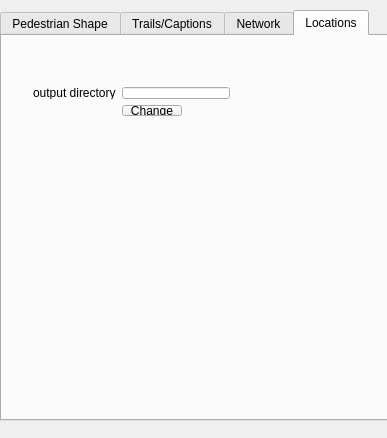
<?xml version="1.0" encoding="UTF-8"?>
<ui version="4.0">
 <class>SettingsClass</class>
 <widget class="QWidget" name="SettingsClass">
  <property name="geometry">
   <rect>
    <x>0</x>
    <y>0</y>
    <width>387</width>
    <height>438</height>
   </rect>
  </property>
  <property name="minimumSize">
   <size>
    <width>227</width>
    <height>231</height>
   </size>
  </property>
  <property name="maximumSize">
   <size>
    <width>2270</width>
    <height>2310</height>
   </size>
  </property>
  <property name="windowTitle">
   <string>PedestrianShape</string>
  </property>
  <widget class="QTabWidget" name="tabWidget">
   <property name="geometry">
    <rect>
     <x>0</x>
     <y>10</y>
     <width>391</width>
     <height>411</height>
    </rect>
   </property>
   <property name="currentIndex">
    <number>3</number>
   </property>
   <widget class="QWidget" name="tab">
    <attribute name="title">
     <string>Pedestrian Shape</string>
    </attribute>
    <widget class="QGroupBox" name="groupBox">
     <property name="geometry">
      <rect>
       <x>20</x>
       <y>20</y>
       <width>201</width>
       <height>111</height>
      </rect>
     </property>
     <property name="title">
      <string>Shape</string>
     </property>
     <widget class="QWidget" name="layoutWidget">
      <property name="geometry">
       <rect>
        <x>20</x>
        <y>50</y>
        <width>142</width>
        <height>31</height>
       </rect>
      </property>
      <layout class="QGridLayout" name="gridLayout">
       <item row="0" column="0">
        <widget class="QLabel" name="label_2">
         <property name="enabled">
          <bool>true</bool>
         </property>
         <property name="text">
          <string>Ellipse Resolution</string>
         </property>
        </widget>
       </item>
       <item row="0" column="1">
        <widget class="QComboBox" name="CbEllipseResolution">
         <property name="enabled">
          <bool>true</bool>
         </property>
         <property name="editable">
          <bool>false</bool>
         </property>
         <property name="currentIndex">
          <number>5</number>
         </property>
         <item>
          <property name="text">
           <string>3</string>
          </property>
         </item>
         <item>
          <property name="text">
           <string>4</string>
          </property>
         </item>
         <item>
          <property name="text">
           <string>5</string>
          </property>
         </item>
         <item>
          <property name="text">
           <string>6</string>
          </property>
         </item>
         <item>
          <property name="text">
           <string>8</string>
          </property>
         </item>
         <item>
          <property name="text">
           <string>10</string>
          </property>
         </item>
         <item>
          <property name="text">
           <string>15</string>
          </property>
         </item>
         <item>
          <property name="text">
           <string>20</string>
          </property>
         </item>
         <item>
          <property name="text">
           <string>30</string>
          </property>
         </item>
        </widget>
       </item>
      </layout>
     </widget>
    </widget>
    <widget class="QGroupBox" name="groupBox_2">
     <property name="geometry">
      <rect>
       <x>20</x>
       <y>190</y>
       <width>201</width>
       <height>131</height>
      </rect>
     </property>
     <property name="title">
      <string>Color</string>
     </property>
     <widget class="QWidget" name="layoutWidget">
      <property name="geometry">
       <rect>
        <x>10</x>
        <y>50</y>
        <width>178</width>
        <height>52</height>
       </rect>
      </property>
      <layout class="QGridLayout" name="gridLayout_3">
       <item row="0" column="0">
        <layout class="QHBoxLayout" name="horizontalLayout_3">
         <item>
          <widget class="QComboBox" name="CbPedestrianGroup">
           <property name="enabled">
            <bool>false</bool>
           </property>
           <item>
            <property name="text">
             <string>First Group</string>
            </property>
           </item>
           <item>
            <property name="text">
             <string>Second Group</string>
            </property>
           </item>
           <item>
            <property name="text">
             <string>Third Group</string>
            </property>
           </item>
          </widget>
         </item>
         <item>
          <widget class="QPushButton" name="pushButtonChangePedestrianColor">
           <property name="enabled">
            <bool>false</bool>
           </property>
           <property name="text">
            <string>change</string>
           </property>
          </widget>
         </item>
        </layout>
       </item>
      </layout>
     </widget>
     <widget class="QCheckBox" name="chBpedestrianDefaultColor">
      <property name="geometry">
       <rect>
        <x>20</x>
        <y>20</y>
        <width>174</width>
        <height>17</height>
       </rect>
      </property>
      <property name="text">
       <string>Default (read from file)</string>
      </property>
      <property name="checked">
       <bool>true</bool>
      </property>
     </widget>
    </widget>
   </widget>
   <widget class="QWidget" name="tab_2">
    <attribute name="title">
     <string>Trails/Captions</string>
    </attribute>
    <widget class="QWidget" name="layoutWidget">
     <property name="geometry">
      <rect>
       <x>70</x>
       <y>50</y>
       <width>182</width>
       <height>104</height>
      </rect>
     </property>
     <layout class="QGridLayout" name="gridLayout_2">
      <item row="0" column="0">
       <widget class="QLabel" name="label_4">
        <property name="text">
         <string>Number of Points</string>
        </property>
       </widget>
      </item>
      <item row="0" column="1">
       <widget class="QComboBox" name="CbTrailPointsCount">
        <property name="enabled">
         <bool>true</bool>
        </property>
        <property name="editable">
         <bool>true</bool>
        </property>
        <item>
         <property name="text">
          <string>30</string>
         </property>
        </item>
        <item>
         <property name="text">
          <string>40</string>
         </property>
        </item>
        <item>
         <property name="text">
          <string>50</string>
         </property>
        </item>
        <item>
         <property name="text">
          <string>60</string>
         </property>
        </item>
        <item>
         <property name="text">
          <string>70</string>
         </property>
        </item>
        <item>
         <property name="text">
          <string>100</string>
         </property>
        </item>
       </widget>
      </item>
      <item row="1" column="0">
       <widget class="QLabel" name="label_5">
        <property name="text">
         <string>Type</string>
        </property>
       </widget>
      </item>
      <item row="1" column="1">
       <widget class="QComboBox" name="CbTrailType">
        <property name="enabled">
         <bool>true</bool>
        </property>
        <property name="editable">
         <bool>false</bool>
        </property>
        <property name="currentIndex">
         <number>1</number>
        </property>
        <item>
         <property name="text">
          <string>Backward</string>
         </property>
        </item>
        <item>
         <property name="text">
          <string>Symetric</string>
         </property>
        </item>
        <item>
         <property name="text">
          <string>Forward</string>
         </property>
        </item>
       </widget>
      </item>
      <item row="2" column="0">
       <widget class="QLabel" name="label_6">
        <property name="text">
         <string>Geometry</string>
        </property>
       </widget>
      </item>
      <item row="2" column="1">
       <widget class="QComboBox" name="CbTrailGeometry">
        <property name="enabled">
         <bool>true</bool>
        </property>
        <property name="editable">
         <bool>false</bool>
        </property>
        <property name="currentIndex">
         <number>1</number>
        </property>
        <item>
         <property name="text">
          <string>Points</string>
         </property>
        </item>
        <item>
         <property name="text">
          <string>Polygone</string>
         </property>
        </item>
       </widget>
      </item>
      <item row="3" column="0">
       <widget class="QLabel" name="label_8">
        <property name="enabled">
         <bool>true</bool>
        </property>
        <property name="text">
         <string>Vertex width</string>
        </property>
       </widget>
      </item>
      <item row="3" column="1">
       <widget class="QComboBox" name="CbTrailPolygoneWidth">
        <property name="enabled">
         <bool>false</bool>
        </property>
        <property name="editable">
         <bool>true</bool>
        </property>
        <property name="currentIndex">
         <number>1</number>
        </property>
        <item>
         <property name="text">
          <string>1</string>
         </property>
        </item>
        <item>
         <property name="text">
          <string>3</string>
         </property>
        </item>
        <item>
         <property name="text">
          <string>5</string>
         </property>
        </item>
        <item>
         <property name="text">
          <string>6</string>
         </property>
        </item>
        <item>
         <property name="text">
          <string>7</string>
         </property>
        </item>
        <item>
         <property name="text">
          <string>10</string>
         </property>
        </item>
       </widget>
      </item>
     </layout>
    </widget>
    <widget class="QLabel" name="label_15">
     <property name="geometry">
      <rect>
       <x>40</x>
       <y>20</y>
       <width>61</width>
       <height>21</height>
      </rect>
     </property>
     <property name="font">
      <font>
       <weight>75</weight>
       <bold>true</bold>
      </font>
     </property>
     <property name="text">
      <string>Trails</string>
     </property>
    </widget>
    <widget class="QWidget" name="layoutWidget_4">
     <property name="geometry">
      <rect>
       <x>70</x>
       <y>200</y>
       <width>182</width>
       <height>104</height>
      </rect>
     </property>
     <layout class="QGridLayout" name="gridLayout_5">
      <item row="0" column="0">
       <widget class="QLabel" name="label_16">
        <property name="text">
         <string>Size</string>
        </property>
       </widget>
      </item>
      <item row="1" column="0">
       <widget class="QLabel" name="label_17">
        <property name="text">
         <string>Color</string>
        </property>
       </widget>
      </item>
      <item row="1" column="1">
       <widget class="QComboBox" name="comboCaptionColorMode">
        <property name="enabled">
         <bool>true</bool>
        </property>
        <property name="editable">
         <bool>false</bool>
        </property>
        <property name="currentIndex">
         <number>0</number>
        </property>
        <item>
         <property name="text">
          <string>Auto</string>
         </property>
        </item>
        <item>
         <property name="text">
          <string>Custom</string>
         </property>
        </item>
       </widget>
      </item>
      <item row="2" column="0">
       <widget class="QLabel" name="label_18">
        <property name="text">
         <string>Orientation</string>
        </property>
       </widget>
      </item>
      <item row="2" column="1">
       <widget class="QComboBox" name="ComboCaptionOrientation">
        <property name="enabled">
         <bool>false</bool>
        </property>
        <property name="editable">
         <bool>false</bool>
        </property>
        <property name="currentIndex">
         <number>0</number>
        </property>
        <item>
         <property name="text">
          <string>Custom</string>
         </property>
        </item>
        <item>
         <property name="text">
          <string>Billboard</string>
         </property>
        </item>
       </widget>
      </item>
      <item row="3" column="0">
       <widget class="QLabel" name="label_19">
        <property name="enabled">
         <bool>true</bool>
        </property>
        <property name="text">
         <string>Automatic Rotation</string>
        </property>
       </widget>
      </item>
      <item row="0" column="1">
       <widget class="QComboBox" name="CbCaptionSize">
        <property name="enabled">
         <bool>true</bool>
        </property>
        <property name="editable">
         <bool>true</bool>
        </property>
        <property name="currentIndex">
         <number>0</number>
        </property>
        <property name="maxCount">
         <number>200</number>
        </property>
        <item>
         <property name="text">
          <string>30</string>
         </property>
        </item>
        <item>
         <property name="text">
          <string>40</string>
         </property>
        </item>
        <item>
         <property name="text">
          <string>50</string>
         </property>
        </item>
        <item>
         <property name="text">
          <string>70</string>
         </property>
        </item>
        <item>
         <property name="text">
          <string>80</string>
         </property>
        </item>
        <item>
         <property name="text">
          <string>100</string>
         </property>
        </item>
        <item>
         <property name="text">
          <string>200</string>
         </property>
        </item>
       </widget>
      </item>
      <item row="3" column="1">
       <widget class="QCheckBox" name="checkBoxCaptionAutoRotate">
        <property name="enabled">
         <bool>false</bool>
        </property>
        <property name="layoutDirection">
         <enum>Qt::LeftToRight</enum>
        </property>
        <property name="text">
         <string/>
        </property>
        <property name="checkable">
         <bool>true</bool>
        </property>
        <property name="checked">
         <bool>true</bool>
        </property>
       </widget>
      </item>
     </layout>
    </widget>
    <widget class="QLabel" name="label_20">
     <property name="geometry">
      <rect>
       <x>40</x>
       <y>170</y>
       <width>61</width>
       <height>16</height>
      </rect>
     </property>
     <property name="font">
      <font>
       <weight>75</weight>
       <bold>true</bold>
      </font>
     </property>
     <property name="text">
      <string>Captions</string>
     </property>
    </widget>
    <widget class="QFrame" name="frameCaptionColorPreview">
     <property name="geometry">
      <rect>
       <x>260</x>
       <y>230</y>
       <width>41</width>
       <height>21</height>
      </rect>
     </property>
     <property name="styleSheet">
      <string notr="true">background-color: rgb(0, 255, 127);</string>
     </property>
     <property name="frameShape">
      <enum>QFrame::StyledPanel</enum>
     </property>
     <property name="frameShadow">
      <enum>QFrame::Raised</enum>
     </property>
    </widget>
   </widget>
   <widget class="QWidget" name="tab_3">
    <attribute name="title">
     <string>Network</string>
    </attribute>
    <widget class="QLabel" name="label_9">
     <property name="geometry">
      <rect>
       <x>40</x>
       <y>40</y>
       <width>53</width>
       <height>15</height>
      </rect>
     </property>
     <property name="text">
      <string>Host:</string>
     </property>
    </widget>
    <widget class="QLabel" name="label_10">
     <property name="geometry">
      <rect>
       <x>40</x>
       <y>60</y>
       <width>53</width>
       <height>15</height>
      </rect>
     </property>
     <property name="text">
      <string>Port:</string>
     </property>
    </widget>
   </widget>
   <widget class="QWidget" name="Locations">
    <attribute name="title">
     <string>Locations</string>
    </attribute>
    <widget class="QWidget" name="layoutWidget">
     <property name="geometry">
      <rect>
       <x>20</x>
       <y>40</y>
       <width>219</width>
       <height>51</height>
      </rect>
     </property>
     <layout class="QGridLayout" name="gridLayout_4">
      <item row="0" column="0">
       <widget class="QLabel" name="label_11">
        <property name="toolTip">
         <string>&lt;!DOCTYPE HTML PUBLIC &quot;-//W3C//DTD HTML 4.0//EN&quot; &quot;http://www.w3.org/TR/REC-html40/strict.dtd&quot;&gt;
&lt;html&gt;&lt;head&gt;&lt;meta name=&quot;qrichtext&quot; content=&quot;1&quot; /&gt;&lt;style type=&quot;text/css&quot;&gt;
p, li { white-space: pre-wrap; }
&lt;/style&gt;&lt;/head&gt;&lt;body style=&quot; font-family:'MS Shell Dlg 2'; font-size:8.25pt; font-weight:400; font-style:normal;&quot;&gt;
&lt;p style=&quot; margin-top:0px; margin-bottom:0px; margin-left:0px; margin-right:0px; -qt-block-indent:0; text-indent:0px;&quot;&gt;Directory in wich all generated screenshots and video will be saved. Default on the &lt;span style=&quot; font-weight:600;&quot;&gt;Desktop&lt;/span&gt;&lt;/p&gt;&lt;/body&gt;&lt;/html&gt;</string>
        </property>
        <property name="text">
         <string>output directory</string>
        </property>
       </widget>
      </item>
      <item row="0" column="1">
       <widget class="QLineEdit" name="LEditOutputDir">
        <property name="toolTip">
         <string>&lt;!DOCTYPE HTML PUBLIC &quot;-//W3C//DTD HTML 4.0//EN&quot; &quot;http://www.w3.org/TR/REC-html40/strict.dtd&quot;&gt;
&lt;html&gt;&lt;head&gt;&lt;meta name=&quot;qrichtext&quot; content=&quot;1&quot; /&gt;&lt;style type=&quot;text/css&quot;&gt;
p, li { white-space: pre-wrap; }
&lt;/style&gt;&lt;/head&gt;&lt;body style=&quot; font-family:'MS Shell Dlg 2'; font-size:8.25pt; font-weight:400; font-style:normal;&quot;&gt;
&lt;p style=&quot; margin-top:0px; margin-bottom:0px; margin-left:0px; margin-right:0px; -qt-block-indent:0; text-indent:0px;&quot;&gt;Directory in wich all generated screenshots and video will be saved. Default on the &lt;span style=&quot; font-weight:600;&quot;&gt;Desktop&lt;/span&gt;&lt;/p&gt;&lt;/body&gt;&lt;/html&gt;</string>
        </property>
       </widget>
      </item>
      <item row="1" column="1">
       <widget class="QPushButton" name="PBChangeOutputDir">
        <property name="maximumSize">
         <size>
          <width>60</width>
          <height>163</height>
         </size>
        </property>
        <property name="toolTip">
         <string>&lt;!DOCTYPE HTML PUBLIC &quot;-//W3C//DTD HTML 4.0//EN&quot; &quot;http://www.w3.org/TR/REC-html40/strict.dtd&quot;&gt;
&lt;html&gt;&lt;head&gt;&lt;meta name=&quot;qrichtext&quot; content=&quot;1&quot; /&gt;&lt;style type=&quot;text/css&quot;&gt;
p, li { white-space: pre-wrap; }
&lt;/style&gt;&lt;/head&gt;&lt;body style=&quot; font-family:'MS Shell Dlg 2'; font-size:8.25pt; font-weight:400; font-style:normal;&quot;&gt;
&lt;p style=&quot; margin-top:0px; margin-bottom:0px; margin-left:0px; margin-right:0px; -qt-block-indent:0; text-indent:0px;&quot;&gt;Change directory in wich all generated screenshots and video will be saved. Default on the &lt;span style=&quot; font-weight:600;&quot;&gt;Desktop&lt;/span&gt;&lt;/p&gt;&lt;/body&gt;&lt;/html&gt;</string>
        </property>
        <property name="text">
         <string>Change</string>
        </property>
       </widget>
      </item>
     </layout>
    </widget>
   </widget>
  </widget>
 </widget>
 <layoutdefault spacing="6" margin="11"/>
 <resources/>
 <connections>
  <connection>
   <sender>CbTrailPointsCount</sender>
   <signal>activated(QString)</signal>
   <receiver>SettingsClass</receiver>
   <slot>slotUpdateTrailSettings()</slot>
   <hints>
    <hint type="sourcelabel">
     <x>166</x>
     <y>83</y>
    </hint>
    <hint type="destinationlabel">
     <x>193</x>
     <y>207</y>
    </hint>
   </hints>
  </connection>
  <connection>
   <sender>CbTrailGeometry</sender>
   <signal>activated(QString)</signal>
   <receiver>SettingsClass</receiver>
   <slot>slotUpdateTrailSettings()</slot>
   <hints>
    <hint type="sourcelabel">
     <x>166</x>
     <y>135</y>
    </hint>
    <hint type="destinationlabel">
     <x>193</x>
     <y>207</y>
    </hint>
   </hints>
  </connection>
  <connection>
   <sender>CbTrailType</sender>
   <signal>activated(QString)</signal>
   <receiver>SettingsClass</receiver>
   <slot>slotUpdateTrailSettings()</slot>
   <hints>
    <hint type="sourcelabel">
     <x>166</x>
     <y>109</y>
    </hint>
    <hint type="destinationlabel">
     <x>193</x>
     <y>207</y>
    </hint>
   </hints>
  </connection>
  <connection>
   <sender>CbTrailPolygoneWidth</sender>
   <signal>activated(QString)</signal>
   <receiver>SettingsClass</receiver>
   <slot>slotChangeVerticesWidth()</slot>
   <hints>
    <hint type="sourcelabel">
     <x>166</x>
     <y>161</y>
    </hint>
    <hint type="destinationlabel">
     <x>193</x>
     <y>218</y>
    </hint>
   </hints>
  </connection>
  <connection>
   <sender>PBChangeOutputDir</sender>
   <signal>clicked()</signal>
   <receiver>SettingsClass</receiver>
   <slot>slotChangeOutputDir()</slot>
   <hints>
    <hint type="sourcelabel">
     <x>136</x>
     <y>110</y>
    </hint>
    <hint type="destinationlabel">
     <x>193</x>
     <y>218</y>
    </hint>
   </hints>
  </connection>
  <connection>
   <sender>CbCaptionSize</sender>
   <signal>activated(QString)</signal>
   <receiver>SettingsClass</receiver>
   <slot>slotChangeCaptionSize()</slot>
   <hints>
    <hint type="sourcelabel">
     <x>211</x>
     <y>244</y>
    </hint>
    <hint type="destinationlabel">
     <x>193</x>
     <y>218</y>
    </hint>
   </hints>
  </connection>
  <connection>
   <sender>comboCaptionColorMode</sender>
   <signal>activated(QString)</signal>
   <receiver>SettingsClass</receiver>
   <slot>slotChangeCaptionColorMode()</slot>
   <hints>
    <hint type="sourcelabel">
     <x>211</x>
     <y>272</y>
    </hint>
    <hint type="destinationlabel">
     <x>193</x>
     <y>218</y>
    </hint>
   </hints>
  </connection>
  <connection>
   <sender>ComboCaptionOrientation</sender>
   <signal>activated(QString)</signal>
   <receiver>SettingsClass</receiver>
   <slot>slotChangeCaptionOrientation()</slot>
   <hints>
    <hint type="sourcelabel">
     <x>211</x>
     <y>300</y>
    </hint>
    <hint type="destinationlabel">
     <x>193</x>
     <y>218</y>
    </hint>
   </hints>
  </connection>
  <connection>
   <sender>checkBoxCaptionAutoRotate</sender>
   <signal>clicked()</signal>
   <receiver>SettingsClass</receiver>
   <slot>slotChangeCaptionAutoRotation()</slot>
   <hints>
    <hint type="sourcelabel">
     <x>211</x>
     <y>325</y>
    </hint>
    <hint type="destinationlabel">
     <x>193</x>
     <y>218</y>
    </hint>
   </hints>
  </connection>
  <connection>
   <sender>CbEllipseResolution</sender>
   <signal>activated(QString)</signal>
   <receiver>SettingsClass</receiver>
   <slot>slotChangePedestrianShape()</slot>
   <hints>
    <hint type="sourcelabel">
     <x>78</x>
     <y>102</y>
    </hint>
    <hint type="destinationlabel">
     <x>113</x>
     <y>115</y>
    </hint>
   </hints>
  </connection>
 </connections>
 <slots>
  <slot>slotChangePedestrianShape()</slot>
  <slot>slotUpdateTrailSettings()</slot>
  <slot>slotPickPedestrianColor()</slot>
  <slot>slotChangeVerticesWidth()</slot>
  <slot>slotChangeOutputDir()</slot>
  <slot>slotChangeCaptionSize()</slot>
  <slot>slotChangeCaptionColorMode()</slot>
  <slot>slotChangeCaptionOrientation()</slot>
  <slot>slotChangeCaptionAutoRotation()</slot>
 </slots>
</ui>
